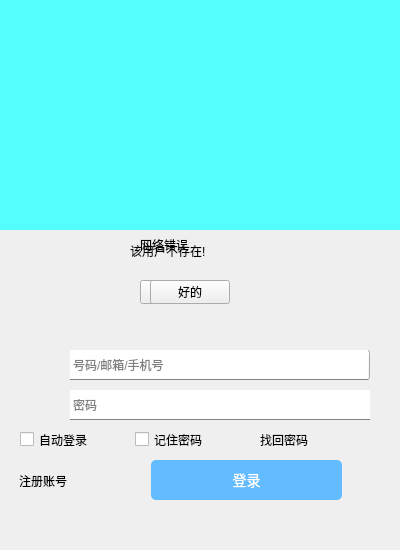
<?xml version="1.0" encoding="UTF-8"?>
<ui version="4.0">
 <class>signin</class>
 <widget class="QWidget" name="signin">
  <property name="geometry">
   <rect>
    <x>0</x>
    <y>0</y>
    <width>400</width>
    <height>550</height>
   </rect>
  </property>
  <property name="minimumSize">
   <size>
    <width>150</width>
    <height>40</height>
   </size>
  </property>
  <property name="windowTitle">
   <string>Form</string>
  </property>
  <widget class="QLabel" name="label_3">
   <property name="geometry">
    <rect>
     <x>150</x>
     <y>230</y>
     <width>100</width>
     <height>100</height>
    </rect>
   </property>
   <property name="minimumSize">
    <size>
     <width>100</width>
     <height>100</height>
    </size>
   </property>
   <property name="styleSheet">
    <string notr="true">border-width:0px;
border-radius:33px;
border-style:solid;
border-color: rgb(255, 255, 255);</string>
   </property>
   <property name="text">
    <string/>
   </property>
  </widget>
  <widget class="QLabel" name="label_6">
   <property name="geometry">
    <rect>
     <x>0</x>
     <y>230</y>
     <width>400</width>
     <height>320</height>
    </rect>
   </property>
   <property name="styleSheet">
    <string notr="true">background-color:rgba(255, 255, 255,255
)</string>
   </property>
   <property name="text">
    <string/>
   </property>
  </widget>
  <widget class="QWidget" name="layoutWidget">
   <property name="geometry">
    <rect>
     <x>3</x>
     <y>5</y>
     <width>391</width>
     <height>65</height>
    </rect>
   </property>
   <layout class="QGridLayout" name="gridLayout">
    <property name="leftMargin">
     <number>5</number>
    </property>
    <property name="topMargin">
     <number>0</number>
    </property>
    <property name="rightMargin">
     <number>0</number>
    </property>
    <property name="horizontalSpacing">
     <number>10</number>
    </property>
    <property name="verticalSpacing">
     <number>6</number>
    </property>
    <item row="0" column="1">
     <widget class="QToolButton" name="toolButton_min">
      <property name="minimumSize">
       <size>
        <width>30</width>
        <height>30</height>
       </size>
      </property>
      <property name="maximumSize">
       <size>
        <width>30</width>
        <height>30</height>
       </size>
      </property>
      <property name="styleSheet">
       <string notr="true">
border-image: url(:/lib/minwid.png);</string>
      </property>
      <property name="text">
       <string/>
      </property>
      <property name="autoRaise">
       <bool>true</bool>
      </property>
     </widget>
    </item>
    <item row="0" column="0">
     <spacer name="horizontalSpacer">
      <property name="orientation">
       <enum>Qt::Horizontal</enum>
      </property>
      <property name="sizeHint" stdset="0">
       <size>
        <width>40</width>
        <height>20</height>
       </size>
      </property>
     </spacer>
    </item>
    <item row="0" column="2">
     <widget class="QToolButton" name="toolButton_del">
      <property name="minimumSize">
       <size>
        <width>30</width>
        <height>30</height>
       </size>
      </property>
      <property name="maximumSize">
       <size>
        <width>30</width>
        <height>30</height>
       </size>
      </property>
      <property name="styleSheet">
       <string notr="true">border-image: url(:/lib/close.png);</string>
      </property>
      <property name="text">
       <string/>
      </property>
      <property name="autoRaise">
       <bool>true</bool>
      </property>
     </widget>
    </item>
   </layout>
  </widget>
  <widget class="QLabel" name="main_label">
   <property name="geometry">
    <rect>
     <x>0</x>
     <y>0</y>
     <width>400</width>
     <height>230</height>
    </rect>
   </property>
   <property name="styleSheet">
    <string notr="true">background-color:rgb(82, 255, 250);
</string>
   </property>
   <property name="text">
    <string/>
   </property>
  </widget>
  <widget class="QCheckBox" name="checkBox">
   <property name="geometry">
    <rect>
     <x>20</x>
     <y>430</y>
     <width>87</width>
     <height>19</height>
    </rect>
   </property>
   <property name="text">
    <string>自动登录</string>
   </property>
  </widget>
  <widget class="QCheckBox" name="checkBox_2">
   <property name="geometry">
    <rect>
     <x>135</x>
     <y>430</y>
     <width>87</width>
     <height>19</height>
    </rect>
   </property>
   <property name="text">
    <string>记住密码</string>
   </property>
  </widget>
  <widget class="QPushButton" name="pushButton">
   <property name="geometry">
    <rect>
     <x>151</x>
     <y>460</y>
     <width>191</width>
     <height>40</height>
    </rect>
   </property>
   <property name="minimumSize">
    <size>
     <width>150</width>
     <height>40</height>
    </size>
   </property>
   <property name="styleSheet">
    <string notr="true">#pushButton{
background-color: rgb(99, 188, 255);
color: rgb(255, 255, 255);
border-radius: 5px;
font-size:14px;
}
#pushButton:hover
{
background-color: rgb(99, 170, 255);
color: rgb(255, 255, 255);
border-radius: 5px;
}
#pushButton:pressed
{
background-color: rgb(99, 188, 255);
color: rgb(255, 255, 255);
border-radius: 5px;
padding-left:2px;
padding-top:2px;
}</string>
   </property>
   <property name="text">
    <string>登录</string>
   </property>
  </widget>
  <widget class="QLabel" name="label_2">
   <property name="geometry">
    <rect>
     <x>19</x>
     <y>460</y>
     <width>60</width>
     <height>41</height>
    </rect>
   </property>
   <property name="text">
    <string>注册账号</string>
   </property>
  </widget>
  <widget class="QComboBox" name="comboBox">
   <property name="geometry">
    <rect>
     <x>70</x>
     <y>350</y>
     <width>300</width>
     <height>30</height>
    </rect>
   </property>
   <property name="sizePolicy">
    <sizepolicy hsizetype="Fixed" vsizetype="Fixed">
     <horstretch>0</horstretch>
     <verstretch>0</verstretch>
    </sizepolicy>
   </property>
   <property name="minimumSize">
    <size>
     <width>300</width>
     <height>30</height>
    </size>
   </property>
   <property name="styleSheet">
    <string notr="true">QComboBox 
{ 
font-size:15px;
}
QComboBox QAbstractItemView::item
{
min-height: 50px; 
min-width: 60px; 

}
::drop-down{
	border-style:solid;
	border-width:1px;
	width:20px ;
	background-color: rgb(255, 255, 255);
	border-bottom-color: rgb(129, 129, 129);
}
::down-arrow{
border-image: url(:/lib/text.png);
}</string>
   </property>
   <property name="editable">
    <bool>true</bool>
   </property>
   <item>
    <property name="text">
     <string>1111</string>
    </property>
   </item>
  </widget>
  <widget class="QLineEdit" name="lineEdit">
   <property name="geometry">
    <rect>
     <x>70</x>
     <y>390</y>
     <width>300</width>
     <height>30</height>
    </rect>
   </property>
   <property name="sizePolicy">
    <sizepolicy hsizetype="Fixed" vsizetype="Fixed">
     <horstretch>0</horstretch>
     <verstretch>0</verstretch>
    </sizepolicy>
   </property>
   <property name="minimumSize">
    <size>
     <width>300</width>
     <height>30</height>
    </size>
   </property>
   <property name="styleSheet">
    <string notr="true">border-style:solid;
border-width:1px;
border-top-color: rgba(255, 255, 255, 0);
border-right-color: rgba(255, 255, 255, 0);
border-left-color: rgba(255, 255, 255, 0);
border-bottom-color: rgb(129, 129, 129);
</string>
   </property>
   <property name="placeholderText">
    <string>密码</string>
   </property>
  </widget>
  <widget class="QLabel" name="label">
   <property name="geometry">
    <rect>
     <x>260</x>
     <y>430</y>
     <width>61</width>
     <height>20</height>
    </rect>
   </property>
   <property name="text">
    <string>找回密码</string>
   </property>
  </widget>
  <widget class="QLineEdit" name="lineEdit_2">
   <property name="geometry">
    <rect>
     <x>70</x>
     <y>350</y>
     <width>280</width>
     <height>30</height>
    </rect>
   </property>
   <property name="styleSheet">
    <string notr="true">border-style:solid;
border-width:1px;
border-top-color: rgba(255, 255, 255, 0);
border-right-color: rgba(255, 255, 255, 0);
border-left-color: rgba(255, 255, 255, 0);
border-bottom-color: rgb(129, 129, 129);
</string>
   </property>
   <property name="placeholderText">
    <string>号码/邮箱/手机号</string>
   </property>
  </widget>
  <widget class="QWidget" name="networkerror" native="true">
   <property name="geometry">
    <rect>
     <x>100</x>
     <y>200</y>
     <width>180</width>
     <height>120</height>
    </rect>
   </property>
   <widget class="QPushButton" name="pushButton_2">
    <property name="geometry">
     <rect>
      <x>50</x>
      <y>80</y>
      <width>80</width>
      <height>24</height>
     </rect>
    </property>
    <property name="text">
     <string>好的</string>
    </property>
   </widget>
   <widget class="QLabel" name="label_4">
    <property name="geometry">
     <rect>
      <x>40</x>
      <y>30</y>
      <width>88</width>
      <height>29</height>
     </rect>
    </property>
    <property name="styleSheet">
     <string notr="true">font: 12pt &quot;Gill Sans Ultra Bold&quot;;</string>
    </property>
    <property name="text">
     <string>网络错误</string>
    </property>
   </widget>
  </widget>
  <widget class="QWidget" name="notexist" native="true">
   <property name="geometry">
    <rect>
     <x>100</x>
     <y>200</y>
     <width>180</width>
     <height>120</height>
    </rect>
   </property>
   <widget class="QPushButton" name="pushButton_3">
    <property name="geometry">
     <rect>
      <x>40</x>
      <y>80</y>
      <width>89</width>
      <height>24</height>
     </rect>
    </property>
    <property name="text">
     <string>好的</string>
    </property>
   </widget>
   <widget class="QLabel" name="label_5">
    <property name="geometry">
     <rect>
      <x>30</x>
      <y>30</y>
      <width>121</width>
      <height>41</height>
     </rect>
    </property>
    <property name="styleSheet">
     <string notr="true">font: 12pt &quot;Arial&quot;;</string>
    </property>
    <property name="text">
     <string>该用户不存在!</string>
    </property>
   </widget>
  </widget>
  <zorder>main_label</zorder>
  <zorder>label_6</zorder>
  <zorder>layoutWidget</zorder>
  <zorder>checkBox</zorder>
  <zorder>checkBox_2</zorder>
  <zorder>pushButton</zorder>
  <zorder>label_2</zorder>
  <zorder>comboBox</zorder>
  <zorder>lineEdit</zorder>
  <zorder>label</zorder>
  <zorder>lineEdit_2</zorder>
  <zorder>label_3</zorder>
  <zorder>notexist</zorder>
  <zorder>networkerror</zorder>
 </widget>
 <resources/>
 <connections/>
</ui>
